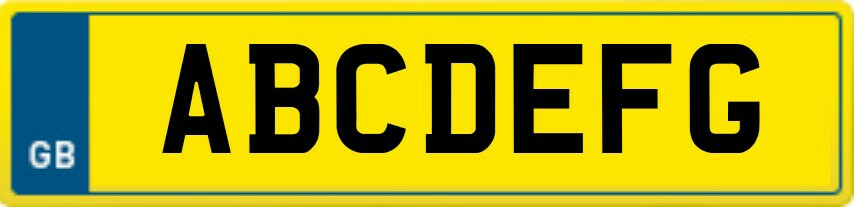
#> input picture codegolf/number-plate-golf-recognition/1.jpg, 855 x 207 px
$ python detect.py
#> lines starting #> are read from the running program, lines starting #| are printed output that depends on the picture
#!/usr/bin/env python3

"""

Introduction
You're working on a government programming team, who have been programming the speed cameras. However, the group of people who have programmed the speed calculator have taken up too much space, so you have to make the number plate recognition software as small as possible.

Challenge
Given an image of a number plate, return the text on the plate.

Number plates
The following are all of the characters which your program must recognise:

ABCDEFG
https://i.sstatic.net/sMT8h.jpg

H1JKLMN0
https://i.sstatic.net/mlGmd.jpg

PQRSTUVW
https://i.sstatic.net/9PplD.jpg

XYZ01234
https://i.sstatic.net/MT3Xb.jpg

56789
https://i.sstatic.net/RDbR0.jpg

Note
On British number plates, the characters for I (i) and 1 (one) are the same and the characters for O (o) and 0 (zero) are the same. For that reason, always assume characters are the numbers. I.e. the following number plate is 10 (one zero):
https://i.sstatic.net/Qatfa.jpg

Examples
C0D3 GLF
https://i.sstatic.net/njTF4.jpg

B3T4 DCY
https://i.sstatic.net/Eoh40.jpg

M1NUS 15
https://i.sstatic.net/EQcA0.jpg

YET1CGN
https://i.sstatic.net/SuYt0.png

Other rules
Internet access and OCR libraries and functions are disallowed.

The number plates will always look identical to the ones shown above. All number plates will be roughly same size (there will be some inaccuracies due to cropping method).

If you require lossless PNG versions of any number plates, I will supply them to you.

Scoring
The shortest program in bytes wins.

All number plates are screenshots of the search bar at this site
https://www.click4reg.co.uk/

"""

import cv2
import pytesseract

def detect(file):
#> called with file = '1.jpg'
    image = cv2.imread(file)
#> image is the input picture: shape (207, 855, 3); mean B, G, R 21.6, 171.1, 177.6

    width = image.shape[1]
#> width = 855
    height = image.shape[0]
#> height = 207
    if width >= 100:
        image = image[0:height, 100:width]
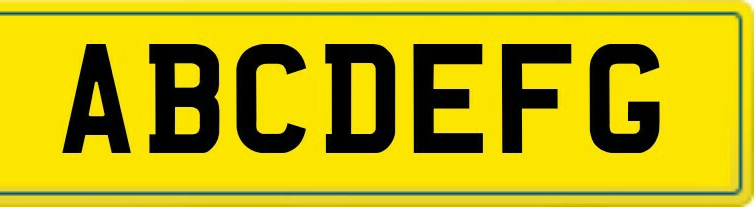
#> image: shape (207, 755, 3); mean B, G, R 11.4, 176.3, 190.1
    image = cv2.cvtColor(image, cv2.COLOR_BGR2GRAY)
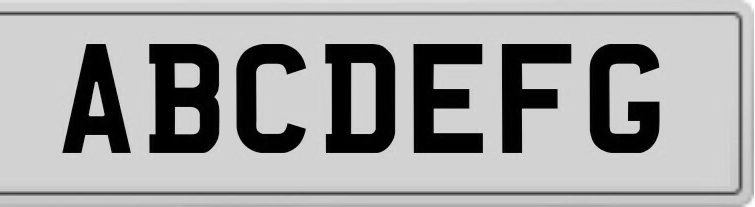
#> image: shape (207, 755); min 0, max 255, mean 161.5

    custom_config = r'--psm 7'
    text = pytesseract.image_to_string(image, config=custom_config)
    text = text.replace('I', '1')
    text = text.replace('O', '0')
    text = text.replace('i', '1')
    text = text.replace('o', '0')
    text = text.replace('|', '')
    text = text.replace('\n', '')
    text = text.replace('P0', 'PQ')
    text = text.strip()

    index = text.find(" ")
    if index >= 0 and index < 4:
        text = text[:index] + text[index+1:]

    return text

def main():
    assert(detect("1.jpg") == "ABCDEFG")
    assert(detect("2.jpg") == "H1JKLMN0")
    assert(detect("3.jpg") == "PQRSTUVW")
    assert(detect("4.jpg") == "XYZ01234")
    assert(detect("5.jpg") == "56789")
    assert(detect("6.jpg") == "10")
    assert(detect("7.jpg") == "C0D3 GLF")
    assert(detect("8.jpg") == "B3T4 DCY")
    assert(detect("9.jpg") == "M1NUS 15")
    assert(detect("10.png") == "YET1CGN")

main()
#> (the call stopped at in detect, `text = pytesseract.image_to_string(image, config=custom_config)`: pytesseract is not available in this run)

$ run again, with codegolf/number-plate-golf-recognition/plate_2.jpg copied over codegolf/number-plate-golf-recognition/1.jpg
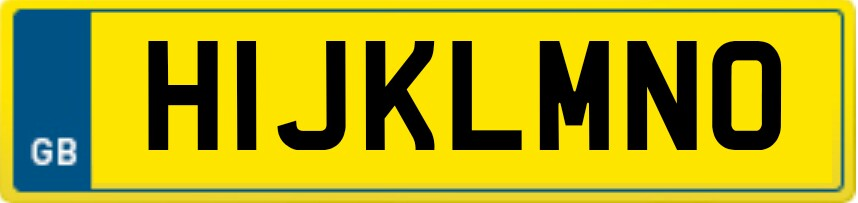
#> input picture codegolf/number-plate-golf-recognition/plate_2.jpg, 858 x 203 px
#> in detect, image is the input picture: shape (203, 858, 3); mean B, G, R 21.4, 167.2, 175
#> in detect, `image = image[0:height, 100:width]`:
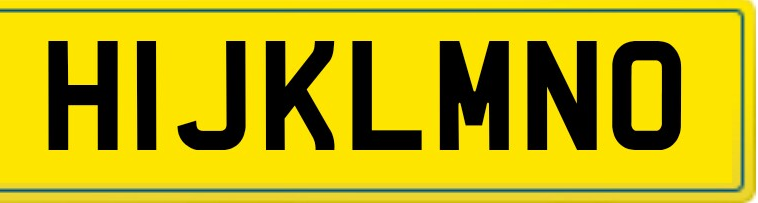
#> image: shape (203, 758, 3); mean B, G, R 10.7, 172.2, 187.4
#> in detect, `image = cv2.cvtColor(image, cv2.COLOR_BGR2GRAY)`:
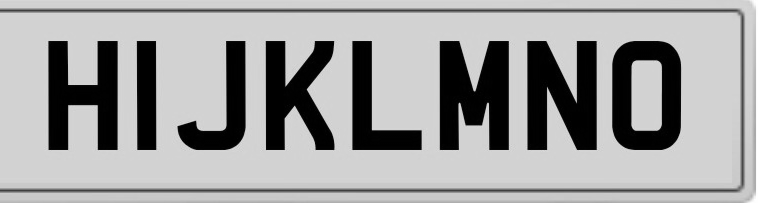
#> image: shape (203, 758); min 0, max 255, mean 158.3

$ run again, with codegolf/number-plate-golf-recognition/plate_3.jpg copied over codegolf/number-plate-golf-recognition/1.jpg
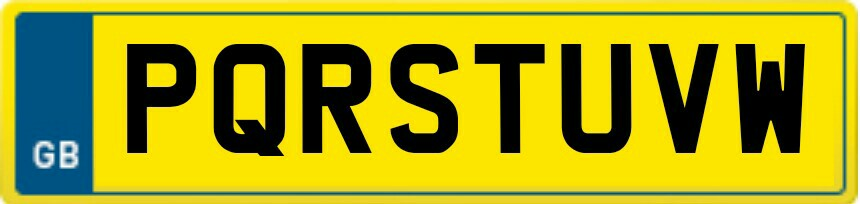
#> input picture codegolf/number-plate-golf-recognition/plate_3.jpg, 860 x 204 px
#> in detect, image is the input picture: shape (204, 860, 3); mean B, G, R 22.4, 164.4, 170.2
#> in detect, `image = image[0:height, 100:width]`:
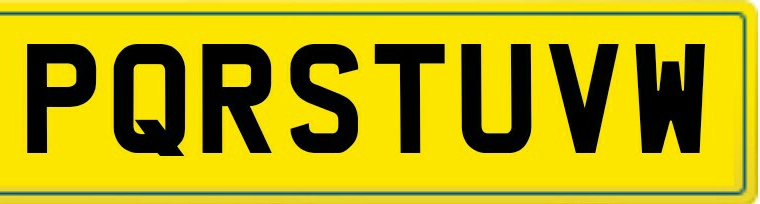
#> image: shape (204, 760, 3); mean B, G, R 12, 168.9, 181.9
#> in detect, `image = cv2.cvtColor(image, cv2.COLOR_BGR2GRAY)`:
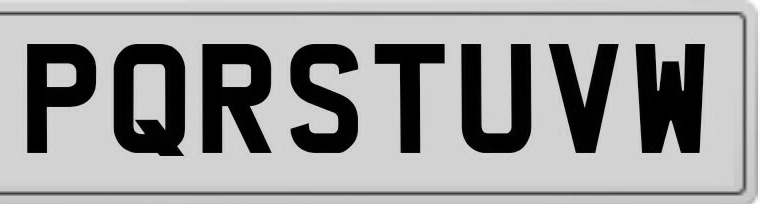
#> image: shape (204, 760); min 0, max 255, mean 154.8
